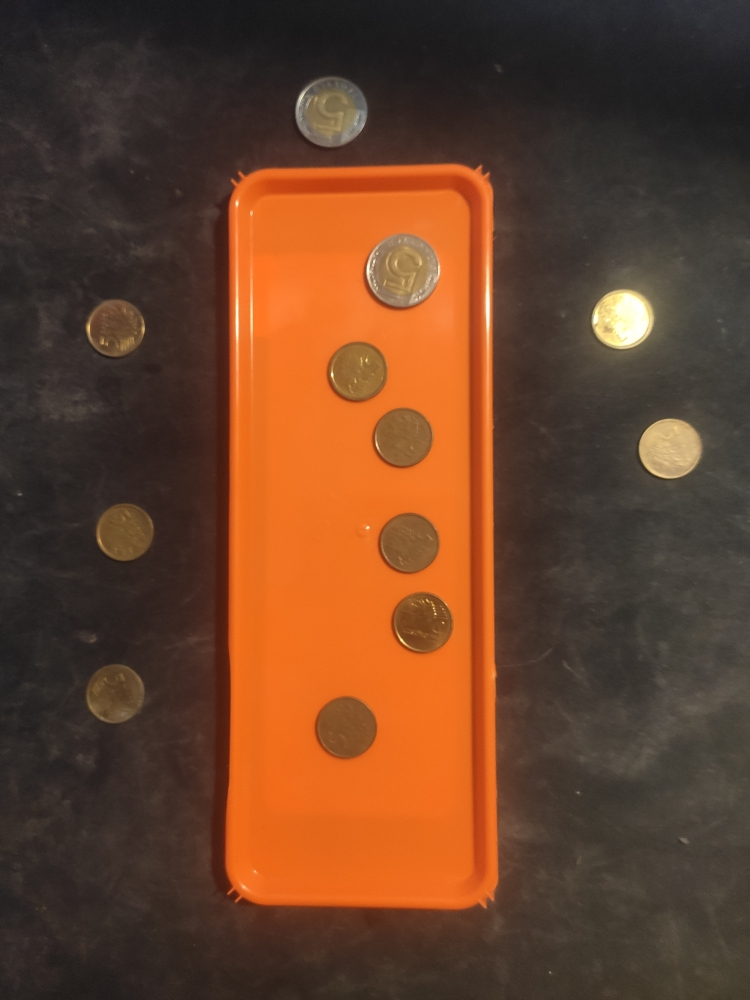
#> input picture tray8.jpg, 750 x 1000 px
$ python main.py
#> lines starting #> are read from the running program, lines starting #| are printed output that depends on the picture; after the words box and inside, x2 and y2 are one past the last pixel; in counts of white or black regions, pixels touching at a corner belong together
import numpy as np
import cv2 as cv

# Load the image
img = cv.imread('tray8.jpg', 0)
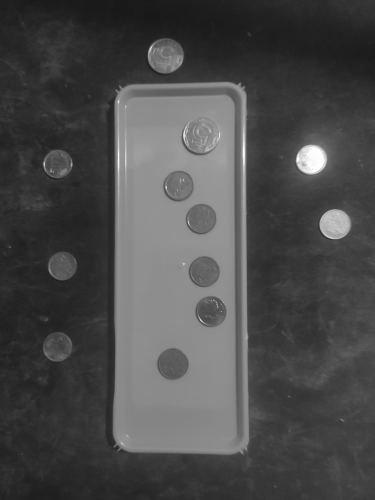
#> img: shape (1000, 750) (shown at 1/2 size); min 19, max 255, mean 74.7

# Apply median blur for noise reduction
img = cv.medianBlur(img, 5)

# Convert image to color for visualization purposes
cimg = cv.cvtColor(img, cv.COLOR_GRAY2BGR)

# Find edges using Canny edge detector
edges = cv.Canny(img, 50, 200, apertureSize=3, L2gradient=True)
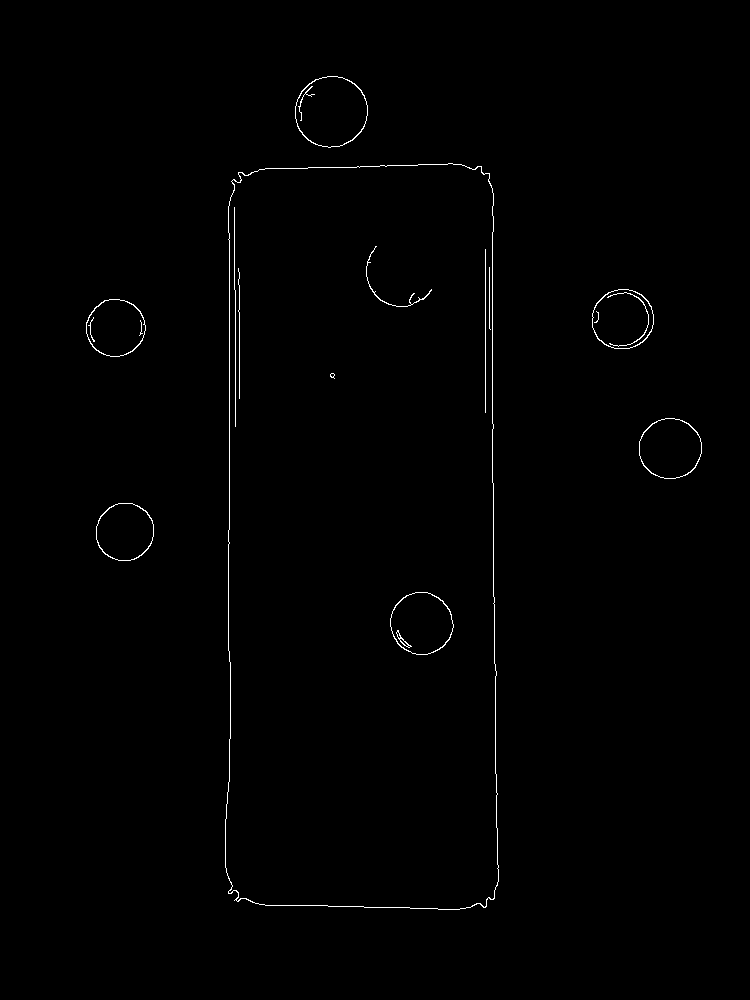
#> edges: shape (1000, 750); 0.6% white in thin lines or dots, all inside (x1, y1, x2, y2) = (86, 76, 702, 910)


# Find contours of the edges
contours, _ = cv.findContours(edges, cv.RETR_EXTERNAL, cv.CHAIN_APPROX_SIMPLE)
#> contours = 6 contours; box (x1, y1, x2, y2) and area: (225, 163, 499, 910) 195464, (295, 76, 368, 148) 4026, (639, 418, 702, 479) 2964, (592, 289, 654, 349) 2892, (86, 299, 146, 357) 2633, (96, 503, 154, 561) 2613

# Iterate through contours to find the tray contour
tray_contour = None
max_area = 0
for contour in contours:
    area = cv.contourArea(contour)
    if area >= max_area:
        max_area = area
        tray_contour = contour
#> this loop made 6 passes
#> (area, max_area) on passes 1, 2, 5: (2613, 2613), (2964, 2964), (195464, 195464)
#> after the loop, max_area = 195464; tray_contour = contour of 232 points, box (x1, y1, x2, y2) (225, 163, 499, 910), area 195464

# Draw the contour of the tray
cv.drawContours(cimg, [tray_contour], -1, (0, 255, 0), 2)
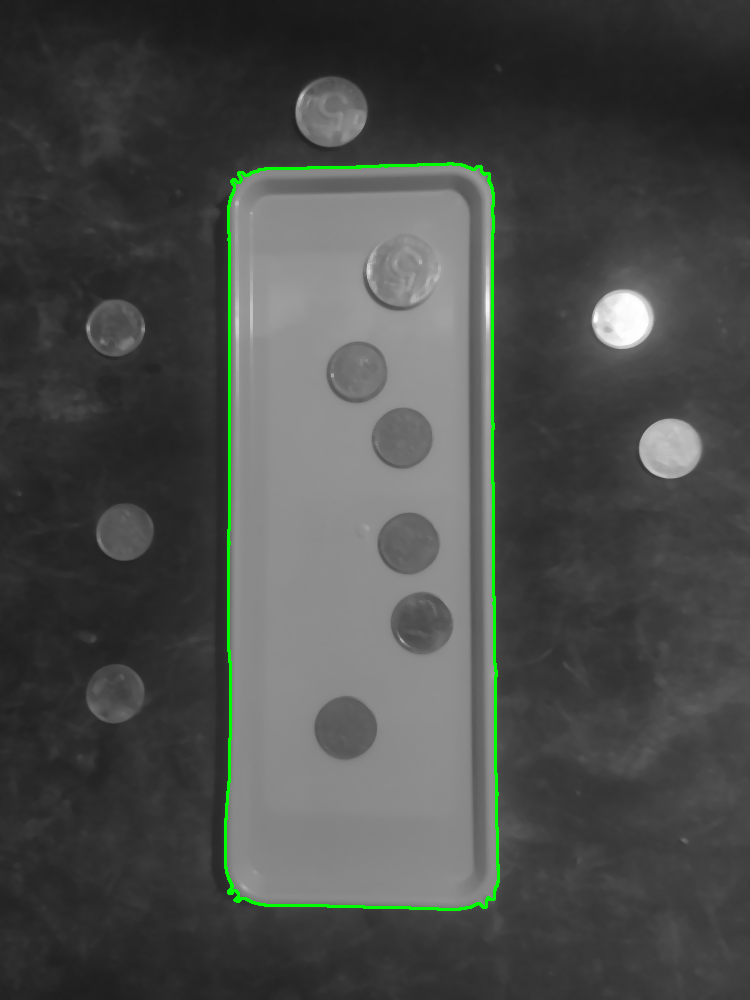
#> cimg: shape (1000, 750, 3); mean B, G, R 73.8, 76, 73.8


# Find circles using Hough transform
circles = cv.HoughCircles(img, cv.HOUGH_GRADIENT, 1, 20, param1=100, param2=40, minRadius=20, maxRadius=70)
#> circles = [[331.5, 111.5, 35.8], [421.5, 623.5, 30.8], [114.5, 693.5, 29.3], [408.5, 543.5, 30.6], [669.5, 448.5, 30.7], [402.5, 437.5, 30.4], [622.5, 318.5, 30.5], [399.5, 273.5, 36.9], [124.5, 532.5, 28.8], [344.5, 728.5, 31.5], [114.5, 326.5, 29], [357.5, 369.5, 29.1]]

if circles is not None:
    circles = np.uint16(np.around(circles))
#> circles = [[332, 112, 36], [422, 624, 31], [114, 694, 29], [408, 544, 31], [670, 448, 31], [402, 438, 30], [622, 318, 30], [400, 274, 37], [124, 532, 29], [344, 728, 32], [114, 326, 29], [358, 370, 29]]

    # Initialize counters
    big_coins_tray = 0
    small_coins_tray = 0
    big_coins_out = 0
    small_coins_out = 0

    # Iterate through detected circles
    for i in circles[0, :]:
        # Check if the circle is inside the tray contour
        if cv.pointPolygonTest(tray_contour, (i[0], i[1]), False) >= 0:
            # Determine if it's a big or small coin based on radius
            if i[2] > 32:  # Adjust this threshold according to your images
                big_coins_tray += 1
            else:
                small_coins_tray += 1
        else:
            if i[2] > 32:  # Adjust this threshold according to your images
                big_coins_out += 1
            else:
                small_coins_out += 1
#> this loop made 12 passes
#> (i, big_coins_out) on pass 1: ([332, 112, 36], 1)
#> after the loop, big_coins_out = 1; big_coins_tray = 1; small_coins_out = 5; small_coins_tray = 5

    print("Big coins in tray:", big_coins_tray)
#| Big coins in tray: 1
    print("Small coins in tray:", small_coins_tray)
#| Small coins in tray: 5
    print("Big coins out of tray:", big_coins_out)
#| Big coins out of tray: 1
    print("Small coins out of tray:", small_coins_out)
#| Small coins out of tray: 5

    # Draw detected circles
    for i in circles[0, :]:
        cv.circle(cimg, (i[0], i[1]), i[2], (0, 255, 0), 2)
        cv.circle(cimg, (i[0], i[1]), 2, (0, 0, 255), 3)
#> this loop made 12 passes
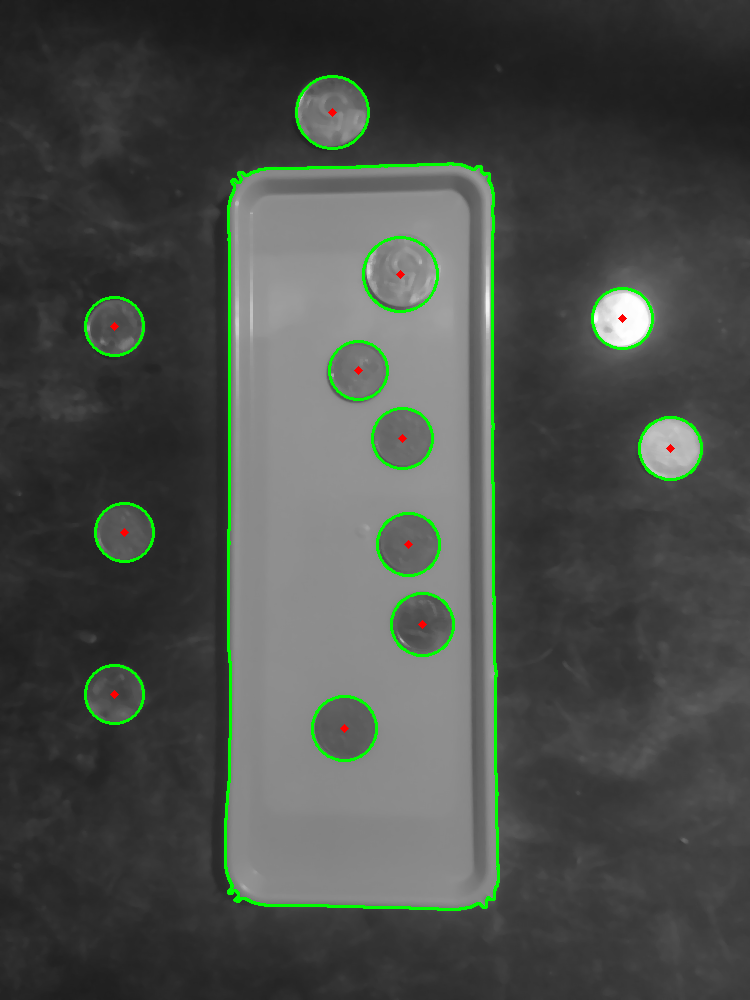
#> cimg: shape (1000, 750, 3); 1% of pixels changed, all inside (x1, y1, x2, y2) = (84, 75, 703, 762)

# Display the result
cv.imshow('Result', cimg)
cv.waitKey(0)
cv.destroyAllWindows()

$ run again, with tray1.jpg copied over tray8.jpg
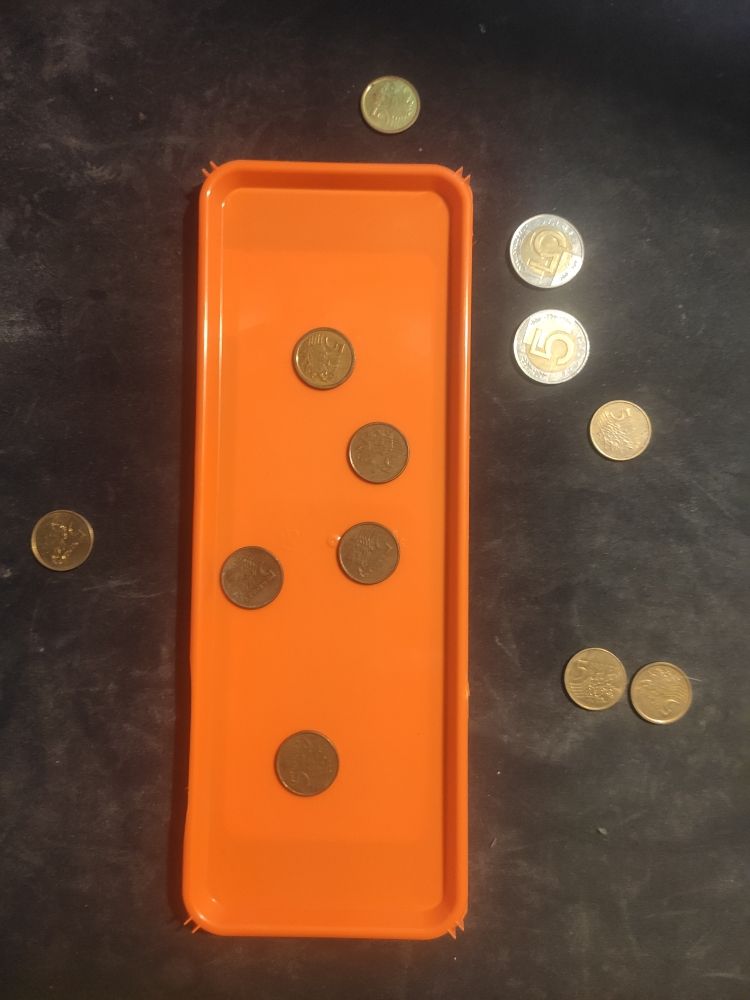
#> input picture tray1.jpg, 750 x 1000 px
#> `edges = cv.Canny(img, 50, 200, apertureSize=3, L2gradient=True)`:
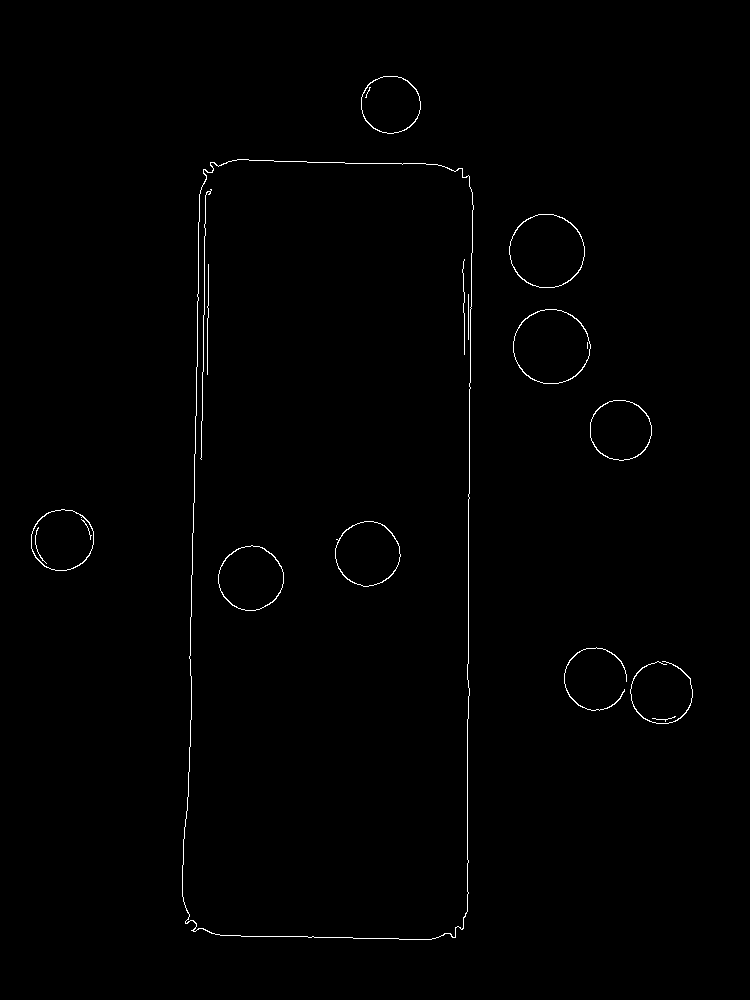
#> edges: shape (1000, 750); 0.66% white in thin lines or dots, all inside (x1, y1, x2, y2) = (31, 76, 693, 940)
#> contours = 9 contours, 1 with area under 20; largest, box (x1, y1, x2, y2) and area: (182, 159, 474, 940) 213340, (513, 309, 591, 384) 4476, (509, 214, 585, 288) 4336, (31, 509, 94, 571) 3010, (590, 400, 652, 461) 2920, (361, 76, 421, 134) 2679, (564, 647, 627, 711) 55, (630, 661, 693, 724) 53
#> the loop `for contour in contours:` made 9 passes
#> (area, max_area) on passes 2, 3, 4, 6, 8: (53, 53), (55, 55), (3010, 3010), (4475.5, 4475.5), (213339.5, 213339.5)
#> after the loop `for contour in contours:`: max_area = 213339.5; tray_contour = contour of 253 points, box (x1, y1, x2, y2) (182, 159, 474, 940), area 213340
#> `circles = cv.HoughCircles(img, cv.HOUGH_GRADIENT, 1, 20, param1=100, p..`: circles = [[661.5, 692.5, 31], [594.5, 678.5, 30.5], [366.5, 553.5, 32.2], [546.5, 251.5, 36.9], [550.5, 345.5, 37], [619.5, 429.5, 29.6], [322.5, 359.5, 32.2], [376.5, 453.5, 31.8], [388.5, 104.5, 27.9], [306.5, 763.5, 32.1], [251.5, 578.5, 32.2], [63.5, 540.5, 28.4]]
#> `circles = np.uint16(np.around(circles))`: circles = [[662, 692, 31], [594, 678, 30], [366, 554, 32], [546, 252, 37], [550, 346, 37], [620, 430, 30], [322, 360, 32], [376, 454, 32], [388, 104, 28], [306, 764, 32], [252, 578, 32], [64, 540, 28]]
#> the loop `for i in circles[0, :]:` made 12 passes
#> (i, big_coins_out) on passes 4 to 5: ([546, 252, 37], 1), ([550, 346, 37], 2)
#> after the loop `for i in circles[0, :]:`: big_coins_out = 2; big_coins_tray = 0; small_coins_out = 5
#| Big coins in tray: 0
#| Small coins in tray: 5
#| Big coins out of tray: 2
#| Small coins out of tray: 5
#> the loop `for i in circles[0, :]:` made 12 passes
#> after the loop `for i in circles[0, :]:`:
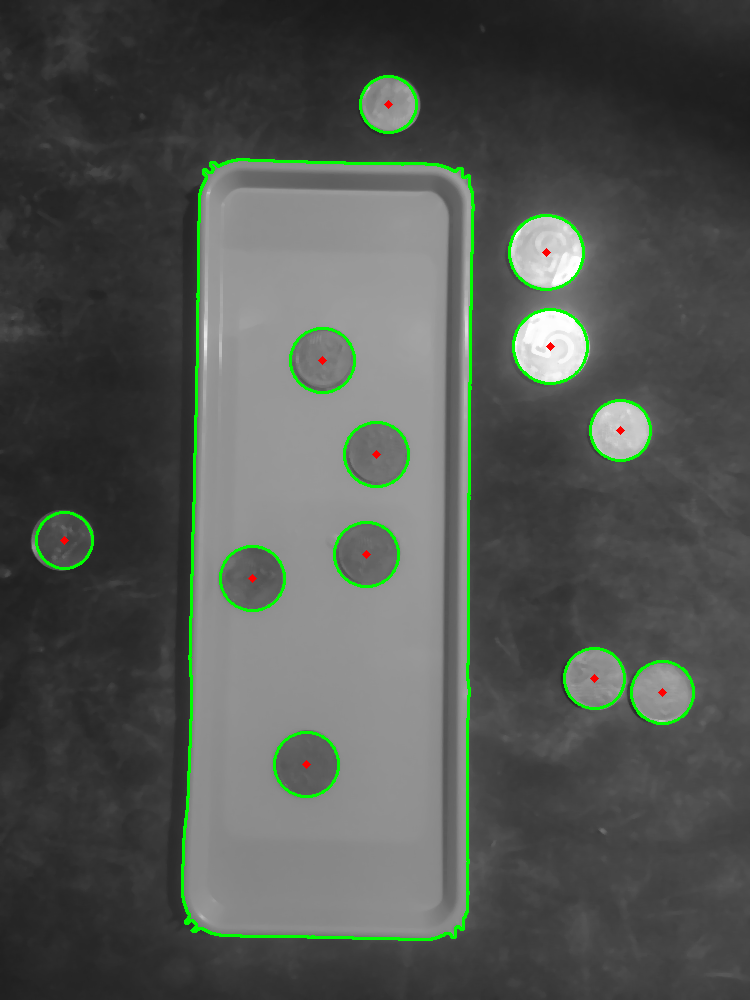
#> cimg: shape (1000, 750, 3); mean B, G, R 81.2, 85.9, 81.4

$ run again, with tray2.jpg copied over tray8.jpg
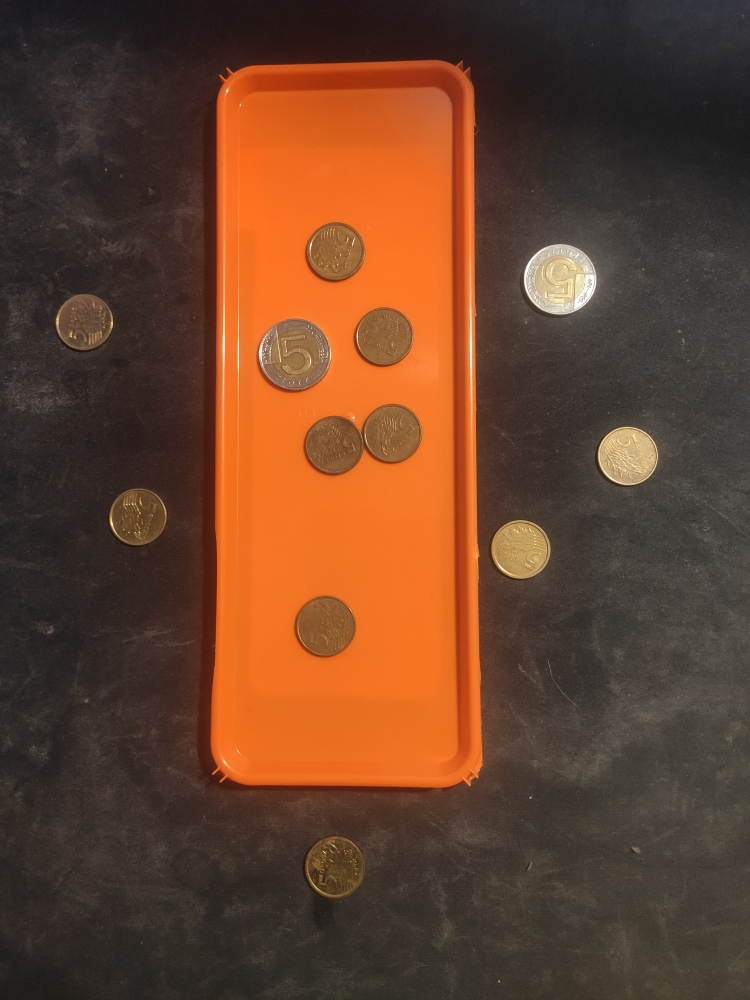
#> input picture tray2.jpg, 750 x 1000 px
#> `edges = cv.Canny(img, 50, 200, apertureSize=3, L2gradient=True)`:
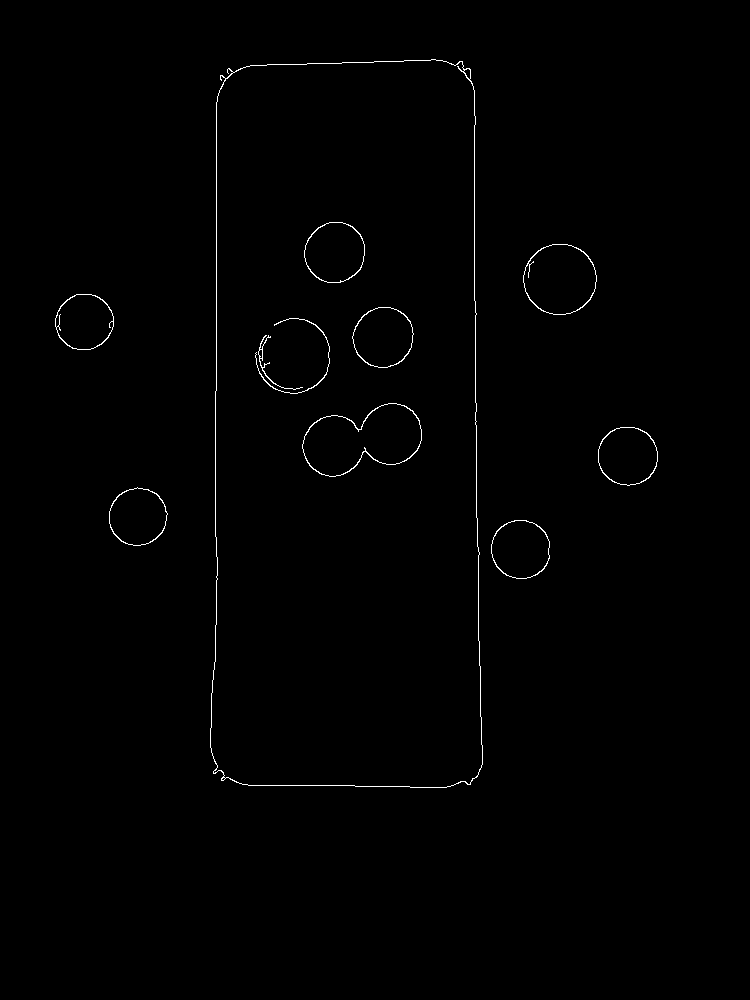
#> edges: shape (1000, 750); 0.59% white in thin lines or dots, all inside (x1, y1, x2, y2) = (55, 59, 658, 788)
#> contours = 6 contours; box (x1, y1, x2, y2) and area: (210, 59, 483, 788) 188038, (523, 244, 597, 315) 4032, (598, 427, 658, 486) 2740, (491, 520, 550, 579) 2702, (109, 487, 168, 546) 2595, (55, 294, 114, 350) 2528
#> the loop `for contour in contours:` made 6 passes
#> (area, max_area) on passes 1, 3, 5, 6: (2702, 2702), (2740.5, 2740.5), (4032.5, 4032.5), (188038, 188038)
#> after the loop `for contour in contours:`: max_area = 188038; tray_contour = contour of 237 points, box (x1, y1, x2, y2) (210, 59, 483, 788), area 188038
#> `circles = cv.HoughCircles(img, cv.HOUGH_GRADIENT, 1, 20, param1=100, p..`: circles = [[293.5, 355.5, 37.1], [520.5, 549.5, 29.1], [382.5, 336.5, 30], [324.5, 626.5, 30.4], [83.5, 321.5, 28.2], [559.5, 279.5, 36.4], [627.5, 455.5, 28.9], [136.5, 516.5, 28], [332.5, 446.5, 29.3], [333.5, 253.5, 29.2], [392.5, 432.5, 28.6], [335.5, 867.5, 29.7]]
#> `circles = np.uint16(np.around(circles))`: circles = [[294, 356, 37], [520, 550, 29], [382, 336, 30], [324, 626, 30], [84, 322, 28], [560, 280, 36], [628, 456, 29], [136, 516, 28], [332, 446, 29], [334, 254, 29], [392, 432, 29], [336, 868, 30]]
#> the loop `for i in circles[0, :]:` made 12 passes
#> (i, big_coins_tray) on pass 1: ([294, 356, 37], 1)
#> after the loop `for i in circles[0, :]:`: big_coins_out = 1; small_coins_out = 5
#| Big coins in tray: 1
#| Small coins in tray: 5
#| Big coins out of tray: 1
#| Small coins out of tray: 5
#> the loop `for i in circles[0, :]:` made 12 passes
#> after the loop `for i in circles[0, :]:`:
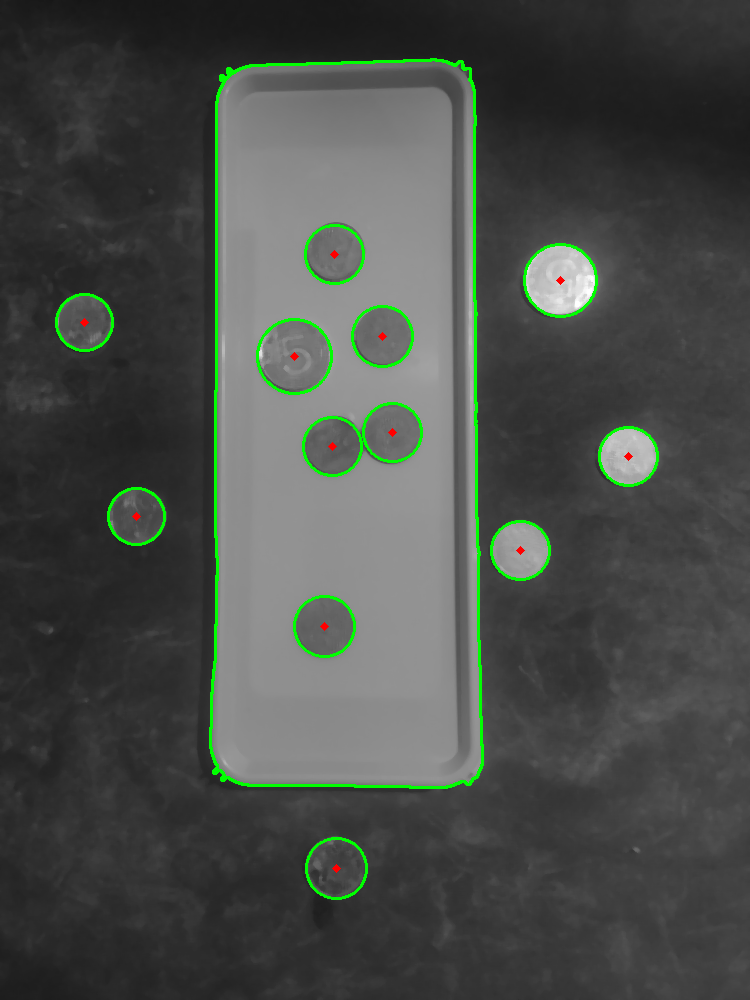
#> cimg: shape (1000, 750, 3); mean B, G, R 72.4, 76.8, 72.6
